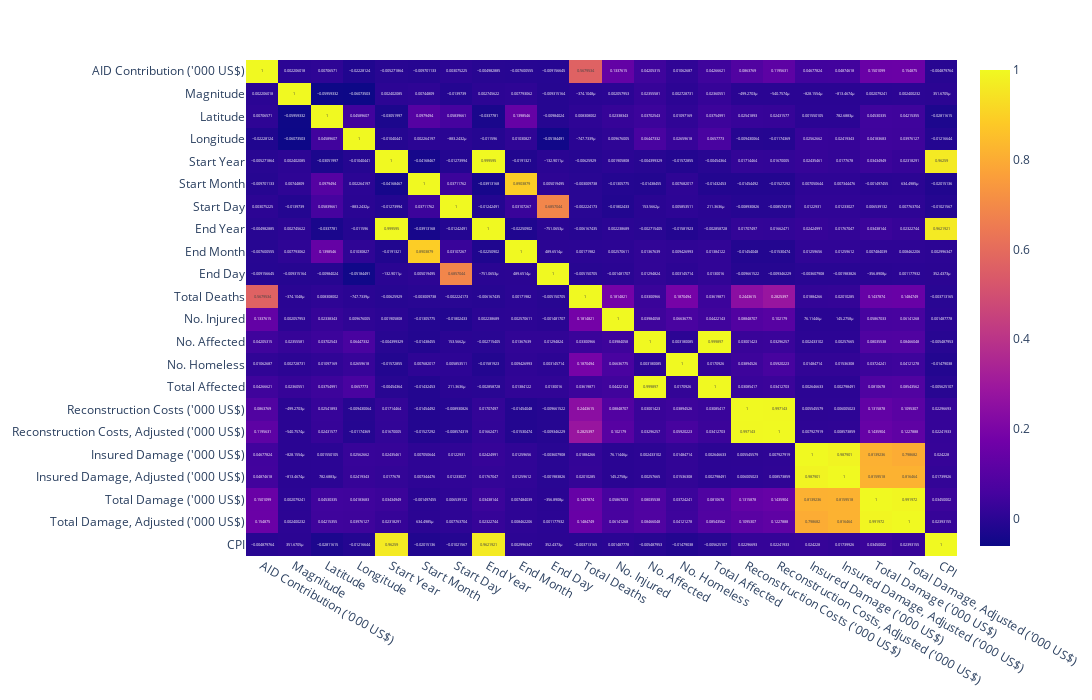

Source (notebook cell):
### Markdown cell above
c.	Create a correlation matrix heatmap
    i.	Describe 3 things you notice

### Code cell
# Correlation matrix for numerical variables

# Only run the .corr() function on numeric values


# Create plot
numerical_df = df.select_dtypes("number")
numerical_df_corr = numerical_df.corr()

# Create heatmap
heatmap = px.imshow(numerical_df_corr, text_auto = True, width = 1500, height = 700, aspect = 5)
heatmap.show()

### Figure 1 — Plotly figure (JSON) as saved in the notebook; plotly's stock layout.template omitted (floating-point values rounded to 4 significant figures; data arrays with more than 128 entries replaced by an {"elided": "..."} marker saying what was removed)
{"data": [{"coloraxis": "coloraxis", "hovertemplate": "x: %{x}<br>y: %{y}<br>color: %{z}<extra></extra>", "name": "0", "texttemplate": "%{z}", "type": "heatmap", "x": ["AID Contribution ('000 US$)", "Magnitude", "Latitude", "Longitude", "Start Year", "Start Month", "Start Day", "End Year", "End Month", "End Day", "Total Deaths", "No. Injured", "No. Affected", "No. Homeless", "Total Affected", "Reconstruction Costs ('000 US$)", "Reconstruction Costs, Adjusted ('000 US$)", "Insured Damage ('000 US$)", "Insured Damage, Adjusted ('000 US$)", "Total Damage ('000 US$)", "Total Damage, Adjusted ('000 US$)", "CPI"], "xaxis": "x", "y": ["AID Contribution ('000 US$)", "Magnitude", "Latitude", "Longitude", "Start Year", "Start Month", "Start Day", "End Year", "End Month", "End Day", "Total Deaths", "No. Injured", "No. Affected", "No. Homeless", "Total Affected", "Reconstruction Costs ('000 US$)", "Reconstruction Costs, Adjusted ('000 US$)", "Insured Damage ('000 US$)", "Insured Damage, Adjusted ('000 US$)", "Total Damage ('000 US$)", "Total Damage, Adjusted ('000 US$)", "CPI"], "yaxis": "y", "z": {"elided": "22x22 float values"}}], "layout": {"coloraxis": {"colorscale": [[0, "#0d0887"], [0.1111, "#46039f"], [0.2222, "#7201a8"], [0.3333, "#9c179e"], [0.4444, "#bd3786"], [0.5556, "#d8576b"], [0.6667, "#ed7953"], [0.7778, "#fb9f3a"], [0.8889, "#fdca26"], [1, "#f0f921"]]}, "height": 700, "margin": {"t": 60}, "width": 1500, "xaxis": {"anchor": "y", "autorange": true, "domain": [0, 1], "range": [-0.5, 21.5], "type": "category"}, "yaxis": {"anchor": "x", "autorange": true, "domain": [0, 1], "range": [21.5, -0.5], "type": "category"}}}
